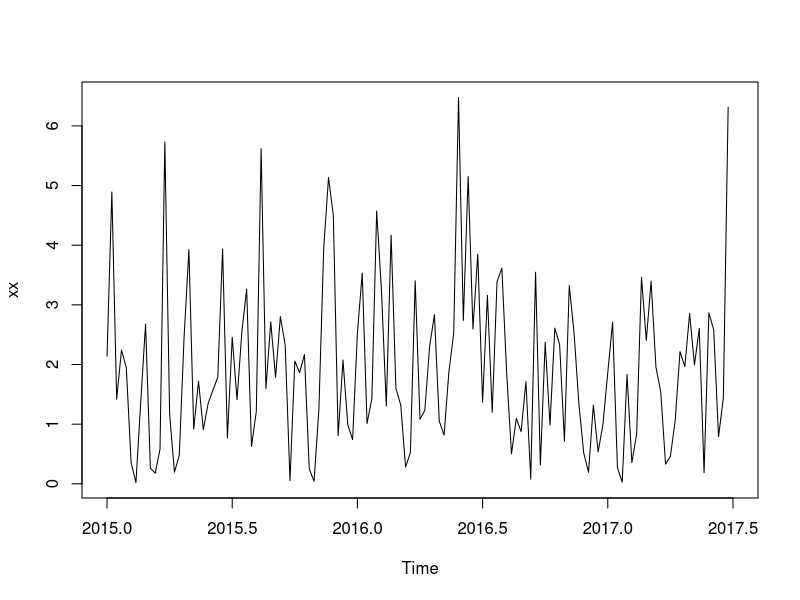
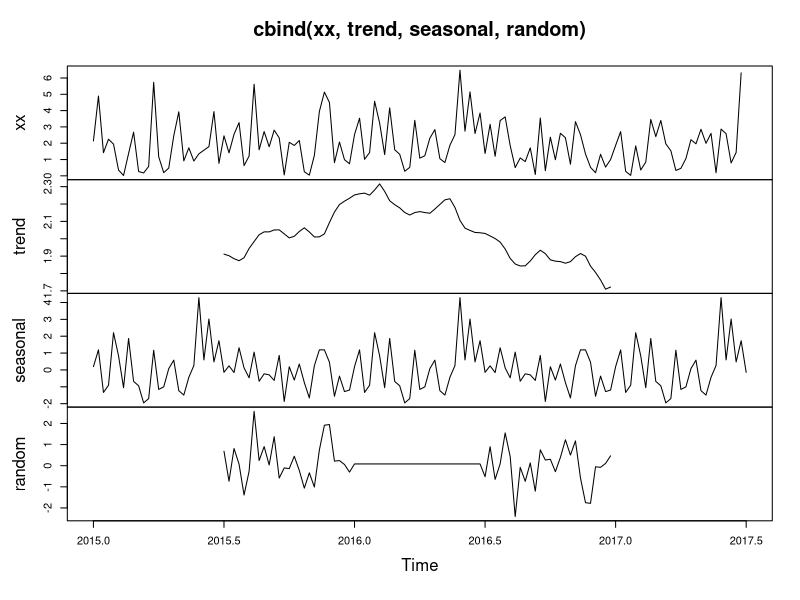

Write the R code that produced these figures, in order. (Note: this script raises an error after producing the figures.)
## ---- chunk 1
#install.packages(c("fpp2", "forecast", "TTR"), dependencies = TRUE, repos = "https://cloud.r-project.org")
## ---- chunk 2
data <- read.csv("data_week.csv", sep=",",dec=".",header=T)     # weekly data
rainfall <- data[,13]
## ---- chunk 3
xx <- ts(rainfall, frequency = 52, start = c(2015,1))
plot.ts(xx)
## ---- chunk 4
rainfall_d <- decompose(xx) 
trend <- rainfall_d$trend
seasonal <- rainfall_d$seasonal
random <- rainfall_d$random
plot.ts(cbind(xx,trend, seasonal, random))
## ---- chunk 5
out1 <- HoltWinters(xx, beta = TRUE, gamma = TRUE)          
out1$fitted
## ---- chunk 6
plot(out1)
plot(out1$fitted)
## ---- chunk 7
out2 <- HoltWinters(xx, beta = TRUE, gamma = FALSE) 			
out2$fitted 									
plot(out2)	
plot(out2$fitted)
## ---- chunk 8
out3 <- HoltWinters(xx, beta = FALSE, gamma = TRUE) 			
out3$fitted 									
plot(out3)	
plot(out3$fitted)
## ---- chunk 9
out4 <- HoltWinters(xx, beta = FALSE, gamma = FALSE) 			
out4$fitted 									
plot(out4)
plot(out4$fitted)
## ---- chunk 10
out5 <- forecast:::forecast.HoltWinters(out1, h = 26, level = c(68, 95))	 
plot(out5)
## ---- chunk 11
out6 <- forecast:::forecast.HoltWinters(out2, h = 26, level = c(68, 95))	 
plot(out6)
## ---- chunk 12
out7 <- forecast:::forecast.HoltWinters(out3, h = 26, level = c(68, 95))	 
plot(out7)
## ---- chunk 13
out8 <- forecast:::forecast.HoltWinters(out4, h = 26, level = c(68, 95))	 
plot(out8)
